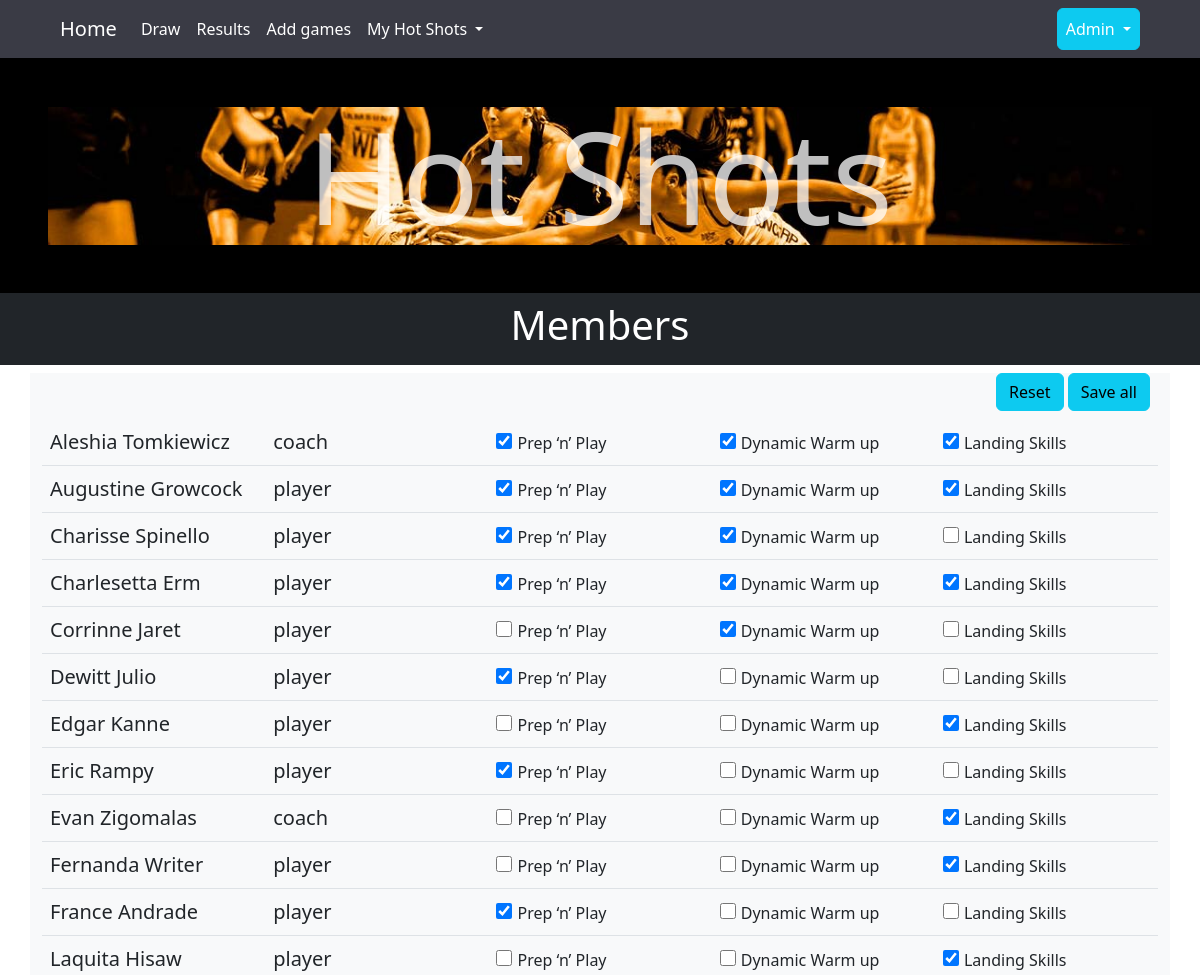
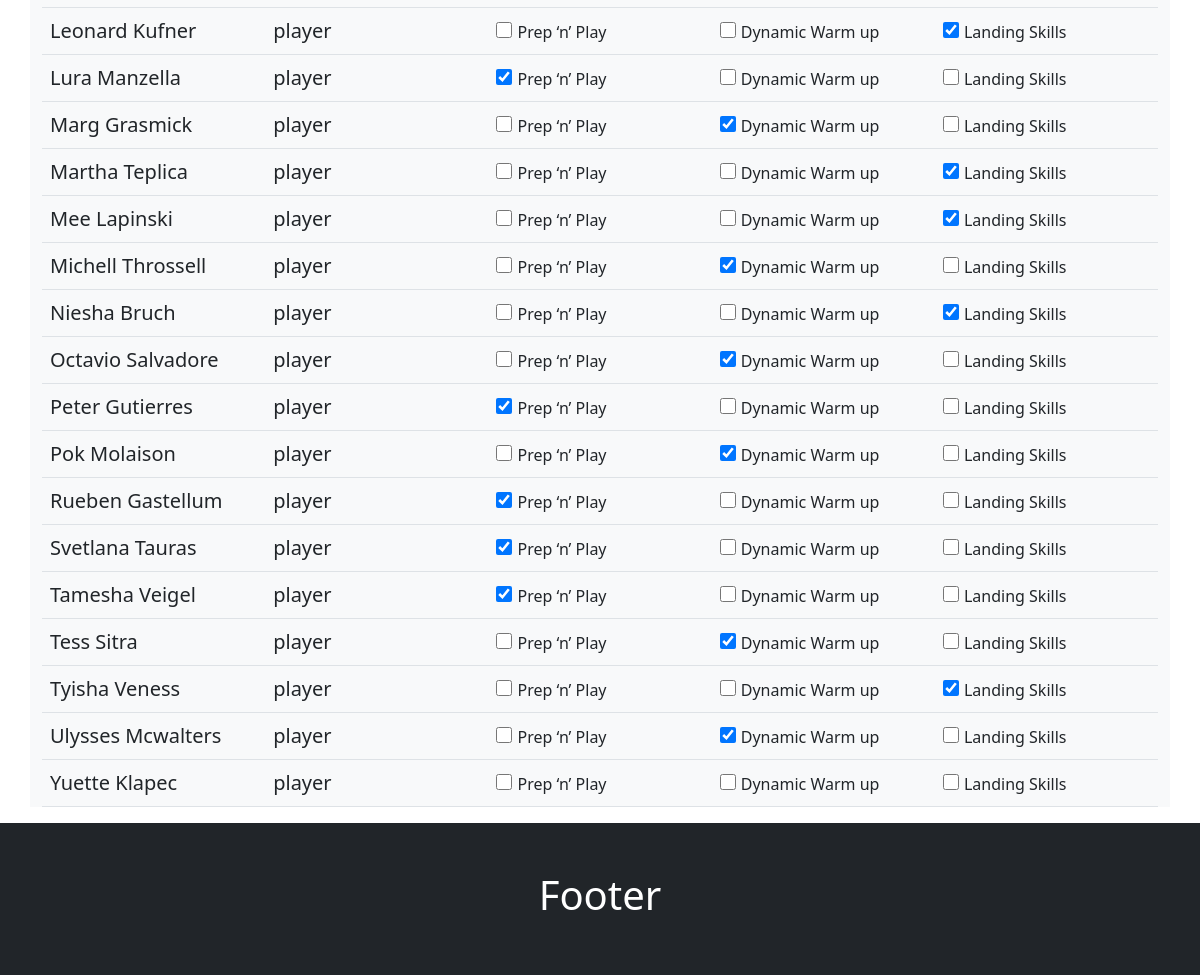
The page /member_classes on the database its author committed (2 pictures, top to bottom).
### tables this page shows
CREATE TABLE member
(
    member_id integer primary key autoincrement ,
    member_name text not null,
    member_type text,
    team_id integer,
    email text not null,
    dob date,
    password text not null,
    authorisation inetger not null,
    foreign key (team_id) references team (team_id)
);

CREATE TABLE class
(
    class_id integer primary key autoincrement ,
    class_name text not null,
    elevator_pitch text not null,
    content text not null,
    start_date date,
    frequency integer,
    duration integer
);

### server.py (the view, shortened to what this page needs)
@app.route('/member_classes', methods=["GET","POST"])
def member_classes():
    if request.method == "GET":
        result = get_registrations_members(db_path)
        return render_template('member_classes.html', member_classes=result)

### db_functions.py (called while the page is built)
def run_search_query_tuples(sql_query,values_tuple, file_path, rowfactory=False):
    result = None
    try:
        db = sqlite3.connect(file_path)
        if rowfactory:
            db.row_factory = sqlite3.Row
        cursor = db.cursor()
        cursor.execute(sql_query,values_tuple)
        result = cursor.fetchall()
        cursor.close()
    except sqlite3.Error as error:
        print("Error running search query tuples: {}".format(error))
        return None
    db.close()
    if result is None:
        print("No search values were found")
    return result

### q_set.py (called while the page is built)
def get_class(db_path):
    sql="""select class_id, class_name, elevator_pitch,
    content, start_date, frequency, duration
    from class
    order by start_date asc"""
    result = run_search_query_tuples(sql, (), db_path, True)
    return result

### templates/member_classes.html (shortened to what this page needs)
{% extends "layout.html" %}
{% block heading %} Members {% endblock %}
{% block content %}
    <div class="container bg-light">
<div class="table-responsive-lg">
<form action="{{ url_for('member_classes') }}" method="POST">
    <div class="text-end m-2">
        <button type="reset" class="btn btn-info">Reset</button>
        <button type="submit" class="btn btn-info">Save all</button>
    </div>
    <table class="table">
        {% for row in member_classes %}
            <tr><td>{{ row['member_name'] }}</td>
            <td>{{ row['member_type'] }}</td>
            {% for class in row['classes']  %}
                {% if row['classes'][class] == True  %}
                <td>
                   <input class="" type="checkbox" value="{{ class }}" id="{{ row['member_name'] }}{{ loop.index0 }}" name="{{ row['member_name'] }}" checked>
                <label class="" for="{{ row['member_name'] }}{{ loop.index0 }}">
                    {{ class }}
                </label>
                </td>
                {% else %}
                <td>
                  <input class="" type="checkbox" value="{{ class }}" id="{{ row['member_name'] }}{{ loop.index0 }}" name="{{ row['member_name'] }}">
                <label class="" for="{{ row['member_name'] }}{{ loop.index0 }}">
                    {{ class }}
                </td>
                {%  endif %}
                {% endfor %}
            </tr>
        {% endfor %}
    </table>
</form>
</div>
    </div>
{% endblock %}

### static/styles/netball_styles.css (style rules this page uses)
:root { --main-bg-color: rgb(193, 206, 218); --main-bg-color-grad: rgb(200, 210, 228); --titles: rgb(237,46,46); --titles-trans: rgba(215, 101, 22, 0.5); --deepdark: rgb(58, 59, 69); --deepblue-trans: rgba(24, 30, 65, 0.7); }
body { font-size: 100%; }
.table { font-size: 1.25em; }
input { font-size: 1.5em; }
label { font-size: 1.5em; min-width:8em; }

### templates/member_classes.html (style rules this page uses)
label { min-width: min-content; font-size: 1rem; }
input[type='checkbox' i] { width:1rem; height:1rem; background-color: pink!important; }
tr td { max-width: 1em; }

### rows shown on the page
member: member_name "Aleshia Tomkiewicz", member_type "coach"
class: class_name "Prep ‘n’ Play"
class: class_name "Dynamic Warm up"
class: class_name "Landing Skills"
member: member_name "Augustine Growcock", member_type "player"
member: member_name "Charisse Spinello", member_type "player"
member: member_name "Charlesetta Erm", member_type "player"
member: member_name "Corrinne Jaret", member_type "player"
member: member_name "Dewitt Julio", member_type "player"
member: member_name "Edgar Kanne", member_type "player"
member: member_name "Eric Rampy", member_type "player"
member: member_name "Evan Zigomalas", member_type "coach"
member: member_name "Fernanda Writer", member_type "player"
member: member_name "France Andrade", member_type "player"
member: member_name "Laquita Hisaw", member_type "player"
member: member_name "Leonard Kufner", member_type "player"
member: member_name "Lura Manzella", member_type "player"
member: member_name "Marg Grasmick", member_type "player"
member: member_name "Martha Teplica", member_type "player"
member: member_name "Mee Lapinski", member_type "player"
member: member_name "Michell Throssell", member_type "player"
member: member_name "Niesha Bruch", member_type "player"
member: member_name "Octavio Salvadore", member_type "player"
member: member_name "Peter Gutierres", member_type "player"
member: member_name "Pok Molaison", member_type "player"
member: member_name "Rueben Gastellum", member_type "player"
member: member_name "Svetlana Tauras", member_type "player"
member: member_name "Tamesha Veigel", member_type "player"
member: member_name "Tess Sitra", member_type "player"
member: member_name "Tyisha Veness", member_type "player"
member: member_name "Ulysses Mcwalters", member_type "player"
member: member_name "Yuette Klapec", member_type "player"
